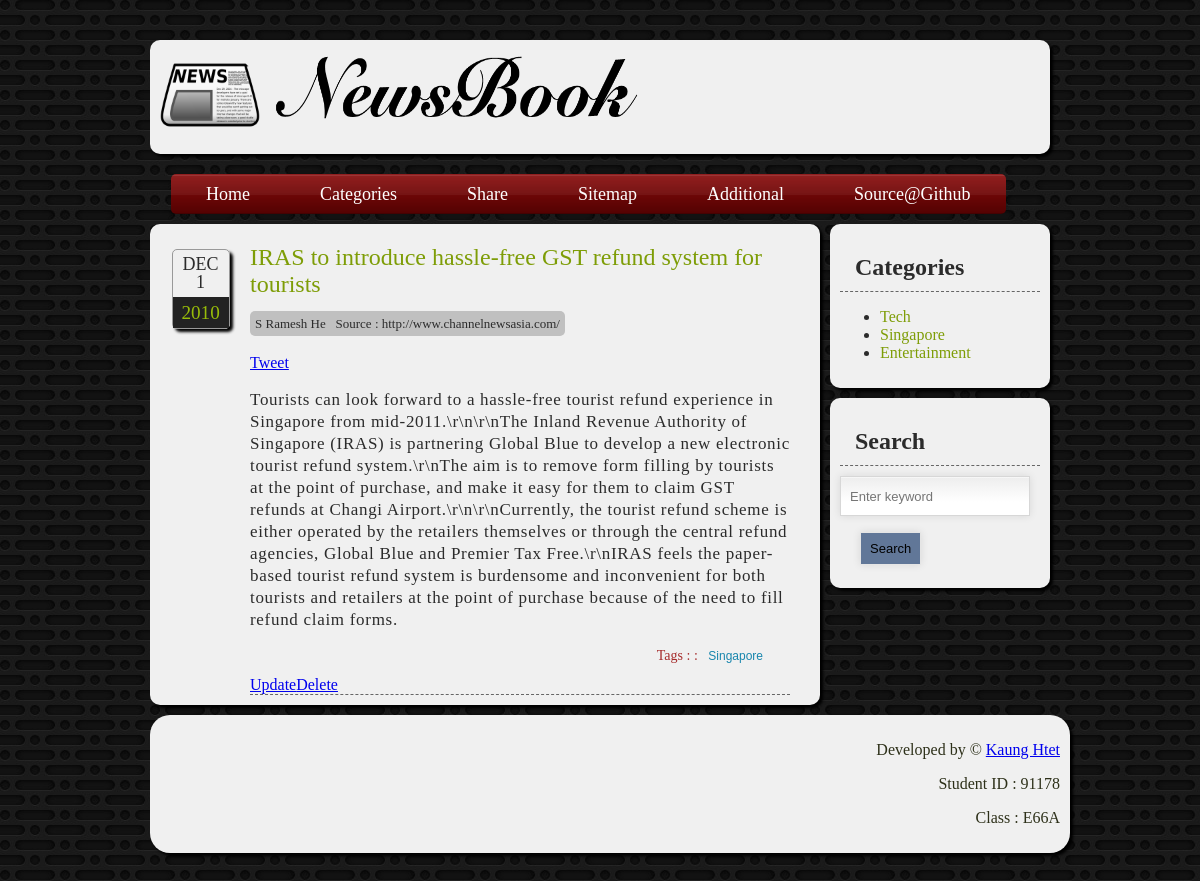
Screenshot of /detail.php?id=3 with the database file from the repository.
### tables this page shows
CREATE TABLE `article` (
  `id` int(11) unsigned NOT NULL AUTO_INCREMENT,
  `headline` varchar(255) DEFAULT NULL,
  `category` varchar(255) DEFAULT NULL,
  `writer` varchar(255) DEFAULT NULL,
  `source` varchar(255) DEFAULT NULL,
  `story` text,
  `date_submitted` varchar(255) DEFAULT NULL,
  PRIMARY KEY (`id`)
);

### redbean/rb127.php (called while the page is built, shortened)
<?php
class RedBean_Driver_PDO implements RedBean_Driver {
	private $dsn;
	private $pdo;
	private $connectInfo = array();
	private $isConnected = false;
	public function __construct($dsn, $user, $pass) {
		$this->dsn = $dsn;
		$this->connectInfo = array( "pass"=>$pass, "user"=>$user );
	}
	public function connect() {
		if ($this->isConnected) return;
		$user = $this->connectInfo["user"];
		$pass = $this->connectInfo["pass"];
		$this->pdo = new PDO(
				  $this->dsn,
				  $user,
				  $pass,
				  array(1002 => 'SET NAMES utf8',
							 PDO::ATTR_ERRMODE => PDO::ERRMODE_EXCEPTION,
							 PDO::ATTR_DEFAULT_FETCH_MODE => PDO::FETCH_ASSOC,
				  )
		);
		$this->isConnected = true;
	}
	public function GetAll( $sql, $aValues=array() ) {
		try {
			if (strpos("pgsql",$this->dsn)===0) {
				$s = $this->pdo->prepare($sql, array(PDO::PGSQL_ATTR_DISABLE_NATIVE_PREPARED_STATEMENT => true));
			}
			else {
				$s = $this->pdo->prepare($sql);
			}
			$s->execute($aValues);
			$this->rs = $s->fetchAll();
			$rows = $this->rs;
		}catch(PDOException $e) {
			if (version_compare(PHP_VERSION, '5.3.0', '<')) {
				$x = new RedBean_Exception_SQL( $e->getMessage(), 0);
			}
			else {
				$x = new RedBean_Exception_SQL( $e->getMessage(), 0, $e );
			}
			$x->setSQLState( $e->getCode() );
			throw $x;
		}
		return $rows;
	}
	public function getDatabaseType() {
		return $this->pdo->getAttribute(PDO::ATTR_DRIVER_NAME);
	}
	public function getDatabaseVersion() {
		return $this->pdo->getAttribute(PDO::ATTR_CLIENT_VERSION);
	}
}
class RedBean_OODBBean implements IteratorAggregate {
	private $properties = array();
	private $__info = NULL;
	public function getIterator() {
		return new ArrayIterator($this->properties);
	}
	public function __isset( $property ) {
		return (isset($this->properties[$property]));
	}
	public function __set( $property, $value ) {
		$this->properties[$property] = $value;
	}
	public function getMeta( $path, $default = NULL) {
		$ref = $this->__info;
		$parts = explode(".", $path);
		foreach($parts as $part) {
			if (isset($ref[$part])) {
				$ref = $ref[$part];
			}
			else {
				return $default;
			}
		}
		return $ref;
	}
	public function setMeta( $path, $value ) {
		$ref = &$this->__info;
		$parts = explode(".", $path);
		$lastpart = array_pop( $parts );
	}
}
class RedBean_Adapter_DBAdapter extends RedBean_Observable implements RedBean_Adapter {
	private $db = null;
	public function __construct($database) {
		$this->db = $database;
	}
	public function get( $sql, $aValues = array() ) {
		return $this->db->GetAll( $sql,$aValues );
	}
	public function getDatabase() {
		return $this->db;
	}
}
class RedBean_QueryWriter_MySQL implements RedBean_QueryWriter {
	protected $idfield = "id";
	public function getIDField( $type ) {
		return  $this->idfield;
	}
}
class RedBean_OODB extends RedBean_Observable implements RedBean_ObjectDatabase {
	private $stash = NULL;
	private $writer;
	private $isFrozen = false;
	public function __construct( RedBean_QueryWriter $writer ) {
		$this->writer = $writer;
	}
	public function isFrozen() {
		return (bool) $this->isFrozen;
	}
	public function dispense($type ) {
		$bean = new RedBean_OODBBean();
		$bean->setMeta("type", $type );
		$idfield = $this->writer->getIDField($bean->getMeta("type"));
		$bean->setMeta("sys.idfield",$idfield);
		$bean->$idfield = 0;
		$bean->setMeta("tainted",false);
		return $bean;
	}
	public function check( RedBean_OODBBean $bean ) {
		$pattern = '/[^abcdefghijklmnopqrstuvwxyzABCDEFGHIJKLMNOPQRSTUVWXYZ0123456789_]/';
	}
	public function load($type, $id) {
		$id = intval( $id );
		$bean = $this->dispense( $type );
		if ($this->stash && isset($this->stash[$id])) {
			$row = $this->stash[$id];
		}
		foreach($row as $p=>$v) {
			$bean->$p = $v;
		}
		$bean->setMeta("tainted",false);
		return $bean;
	}
	public function convertToBeans($type, $rows) {
		$collection = array();
		$this->stash = array();
		foreach($rows as $row) {
			$id = $row[$this->writer->getIDField($type)];
			$this->stash[$id] = $row;
			$collection[ $id ] = $this->load( $type, $id );
		}
		$this->stash = NULL;
		return $collection;
	}
}
class RedBean_ToolBox {
	private $oodb;
	private $writer;
	private $adapter;
	public function __construct( RedBean_OODB $oodb, RedBean_Adapter $adapter, RedBean_QueryWriter $writer ) {
		$this->oodb = $oodb;
		$this->adapter = $adapter;
		$this->writer = $writer;
		return $this;
	}
	public function getWriter() {
		return $this->writer;
	}
	public function getRedBean() {
		return $this->oodb;
	}
	public function getDatabaseAdapter() {
		return $this->adapter;
	}
}
class RedBean_CompatManager {
	protected $supportedSystems = array();
	public function scanToolBox( RedBean_ToolBox $toolbox ) {
		$brand = strtolower(trim($toolbox->getDatabaseAdapter()->getDatabase()->getDatabaseType()));
		$version = $toolbox->getDatabaseAdapter()->getDatabase()->getDatabaseVersion();
		if (!is_numeric($version)) {
			$version = 999;
		}
		if (isset($this->supportedSystems[$brand])
				  && ((float)$this->supportedSystems[$brand] <= (float) $version)
		) {
			return true;
		}
	}
	public static function scanDirect( RedBean_ToolBox $toolbox, $list = array() ) {
		$compat = new RedBean_CompatManager();
		$compat->supportedSystems = $list;
		return $compat->scanToolBox($toolbox);
	}
}
class RedBean_Setup {
	private static $toolbox = NULL;
	public static function kickstart( $dsn, $username, $password, $frozen=false ) {
		$pdo = new RedBean_Driver_PDO( $dsn,$username,$password );
		$adapter = new RedBean_Adapter_DBAdapter( $pdo );
		if (strpos($dsn,"pgsql")===0) {
			$writer = new RedBean_QueryWriter_PostgreSQL( $adapter, $frozen );
		}
		else if (strpos($dsn,"sqlite")===0) {
			$writer = new RedBean_QueryWriter_SQLiteT( $adapter, $frozen );
		}
		else {
			$writer = new RedBean_QueryWriter_MySQL( $adapter, $frozen );
		}
		$redbean = new RedBean_OODB( $writer );
		$toolbox = new RedBean_ToolBox( $redbean, $adapter, $writer );
		self::$toolbox = $toolbox;
		return self::$toolbox;
	}
	public static function getToolBox() {
		return self::$toolbox;
	}
}
class RedBean_Plugin_Finder implements RedBean_Plugin {
	public static function where( $type, $SQL = " 1 ", $values=array(),
			  $tools = false, $ignoreGSQLWarn = false ) {
		$type = preg_replace("/\W/","", $type);
		if (!$tools) $tools = RedBean_Setup::getToolBox();
		$redbean = $tools->getRedBean();
		$adapter = $tools->getDatabaseAdapter();
		$writer = $tools->getWriter();
		if (!$redbean->isFrozen()) {
			$SQL = self::parseGoldSQL($SQL, $type, $tools);
		}
		else {
			if (!$ignoreGSQLWarn && strpos($SQL,"@")!==false) {
				throw new RedBean_Exception_SQL("Gold SQL is
					only allowed in FLUID mode,
					to ignore use extra argument TRUE for Finder::Where");
			}
		}
		try {
			$SQL = "SELECT * FROM $type WHERE ".$SQL;
			$rows = $adapter->get($SQL, $values);
		}
		catch(RedBean_Exception_SQL $e) {
			if ($writer->sqlStateIn($e->getSQLState(),array(
			RedBean_QueryWriter::C_SQLSTATE_NO_SUCH_COLUMN,
			RedBean_QueryWriter::C_SQLSTATE_NO_SUCH_TABLE
			))) {
				return array();
			}
			else {
				throw $e;
			}
		}
		return $redbean->convertToBeans($type, $rows);
	}
	public static function parseGoldSQL( $SQL, $currentTable,  RedBean_ToolBox $toolbox ) {
		$pattern = "/@[\w\.]+/";
		return $SQL;
	}
}
class R {
	public static function find( $type, $sql="1", $values=array() ) {
		return Finder::where( $type, $sql, $values );
	}
	public static function findOne( $type, $sql="1", $values=array()) {
		$items = R::find($type,$sql,$values);
		return reset($items);
	}
}

### detail.php (the view, shortened to what this page needs)
<?php
require("redbean/rb127.php");
include("includes/header.php");
	$newsid = $_GET["id"];
	$article = R::findOne("article", "id=".$newsid);
?>
<div class="post">
	<div class="entryDate">
		<span class="postMonth"><?php echo getMonth($article->date_submitted); ?></span>
		<span class="postDay"><?php echo getDay($article->date_submitted); ?></span>
		<span class="postYear"><?php echo getYear($article->date_submitted); ?></span>
	</div>
	<h3 class="headline"><a href="detail.php?id=<?php echo $article->id; ?>"><?php echo $article->headline;?></a></h3>
	<p><span class="writerNsource"><span class="writer"><?php echo $article->writer; ?></span>&nbsp;&nbsp;&nbsp;<span class="source"><?php echo "Source : ".$article->source; ?></p>
	<a href="http://twitter.com/share" class="twitter-share-button"   data-url="http://www.newsbook.com/home.php" data-text="<?php echo $article->headline; ?>" data-count="horizontal" data-via="emoosx">Tweet</a><script type="text/javascript" src="http://platform.twitter.com/widgets.js"></script>
	<iframe src="http://www.facebook.com/plugins/like.php?href=http%3A%2F%2Fexample.com%2Fpage%2Fto%2Flike&amp;layout=standard&amp;show_faces=true&amp;width=400&amp;action=like&amp;font=verdana&amp;colorscheme=light&amp;height=80" scrolling="no" frameborder="0" style="border:none; overflow:hidden; width:450px; height:20px; margin=0px; padding:0px" allowTransparency="true"></iframe>
	<p class="story"><?php echo $article->story; ?></p>
	<p class="category"><span class="tag">Tags : :&nbsp;&nbsp;&nbsp;</span><?php echo $article->category; ?></p>
	<a href="handleUpdate.php?updateID=<?php echo $article->id; ?>">Update</a><a href="handleDelete.php?deleteID=<?php echo $article->id; ?>">Delete</a>
	</div>
<?php include("includes/footer.php"); ?>

### css/style.css (style rules this page uses)
h3, h4 { padding: 0; margin: 0; }
body { color: #2b2b2b; background: url("../images/bg.jpg") repeat; width: 900px; margin: 40px auto; font-family: Georgia, Cambria, serif; }
.headline { padding-top: 10px; }
.headline a { text-decoration: none; color: #7e9d07; margin-bottom:10px; font:24px Georgia, tahoma, serif; }
.story { letter-spacing: 0.7px; font: 17px/22px "Gentium Basic", Georgia, serif; }
.category { margin-right:10px; padding-right:17px; margin-top:0; font-size: 12px; font-family: arial; color: #1886ad; text-align: right; }
.tag { font: normal 14px "Gentium Basic"; color: brown; }
.post { position: relative; margin-left: 90px; margin-right: 20px; border-bottom: 1px dashed #666; }
.writerNsource { font: normal 13px georgia; background: #c0c0c0; padding: 5px; width: 270px; border-radius: 5px; }
.entryDate { border: 1px solid #999; box-shadow: 3px 3px 3px #000; -moz-box-shadow: 3px 3px 3px #000; -webkit-box-shadow: 3px 3px 3px #000; border-radius: 5px; font-family: Georgia, "Times New Roman", serif; left: -4.9em; line-height: 1; position: absolute; top: 15px; width: 3.5em; }
.entryDate span { display: block; text-align: center; }
.postMonth { text-transform: uppercase; font-size: 18px; padding-top: 0.3em; }
.postDay { font-size: 18px; }
.postYear { background-color: #222; color: #98bd09; font-size: 1.2em; padding: 0.3em 0; margin-top: 0.3em; }

### rows the page displays
article: date_submitted "DEC", date_submitted "1", date_submitted "2010", headline "IRAS to introduce hassle-free GST refund system for tourists", writer "S Ramesh He", source "http://www.channelnewsasia.com/", story "Tourists can look forward to a hassle-free tourist refund experience in Singapore from mid-2011.\\r\\n\\r\\nThe Inland Revenue Authority of Singapore (IRAS) is partnering Global Blue to develop a new electronic tourist refund system.\\r\\nThe aim is to remove form filling by tourists at the point of purchase, and make it easy for them to claim GST refunds at Changi Airport.\\r\\n\\r\\nCurrently, the tourist refund scheme is either operated by the retailers themselves or through the central refund agencies, Global Blue and Premier Tax Free.\\r\\nIRAS feels the paper-based tourist refund system is burdensome and inconvenient for both tourists and retailers at the point of purchase because of the need to…", category "Singapore"

### other values shown
$result["category"] "Tech"
$result["category"] "Singapore"
$result["category"] "Entertainment"
